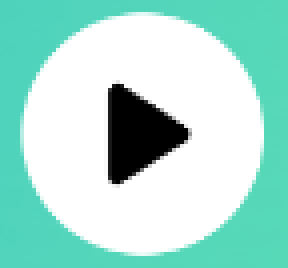
#> input picture Test_img/templates/三星_开始清扫.png, 72 x 67 px (shown 4 times larger)
$ python -i vision.py   (imports and definitions only)
#> lines starting #> are read from the running program, lines starting #| are printed output that depends on the picture
"""视觉定位: SIFT 特征匹配 + 模板特征缓存

模板图是固定文件,特征点只需检测一次;
屏幕截图的特征每次都要算,由调用方传入灰度图。
"""
import os
import threading

import cv2
import numpy as np
from PIL import Image

BASE_DIR = os.path.dirname(os.path.dirname(os.path.abspath(__file__)))
TEMPLATE_DIR = os.path.join(BASE_DIR, "Test_img", "templates")

_sift = None
_lock = threading.Lock()
_tpl_cache = {}  # (路径, mtime) -> (keypoints, descriptors)


def get_sift():
    """SIFT 检测器单例(创建有开销,全进程共享一个)"""
    global _sift
    if _sift is None:
        with _lock:
            if _sift is None:
                _sift = cv2.SIFT_create(
                    contrastThreshold=0.01,
                    edgeThreshold=5,
                    nOctaveLayers=5,
                )
    return _sift


def template_features(template_path):
    """读取模板并检测特征点,按 (路径, mtime) 缓存,模板更新后自动失效"""
#> called with template_path = '../Test_img/templates/三星_开始清扫.png'
    template_path = str(template_path)
    key = (template_path, os.path.getmtime(template_path))
    if key not in _tpl_cache:
        tpl = np.array(Image.open(template_path).convert("L"))
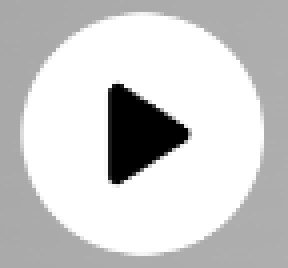
#> tpl: shape (67, 72) (shown 4 times larger); min 0, max 255, mean 204.7
        h, w = tpl.shape
#> h = 67; w = 72
        if w < 100 or h < 100:  # 小模板放大 3x,保证 SIFT 有足够像素
            tpl = cv2.resize(tpl, (w * 3, h * 3), interpolation=cv2.INTER_CUBIC)
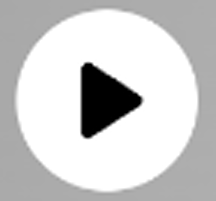
#> tpl: shape (201, 216); min 0, max 255, mean 204.6
        kp, des = get_sift().detectAndCompute(tpl, None)
#> kp = 23 keypoints; strongest (x, y, size): (104, 100, 39), (92, 78, 19.2), (95, 64, 3.2), (119, 79, 4.5)
        # 同一路径的过期缓存清掉,避免换图后无限增长
        for k in [k for k in _tpl_cache if k[0] == template_path and k != key]:
            del _tpl_cache[k]
        _tpl_cache[key] = (kp, des)
    return _tpl_cache[key]


def find_in_gray(screen_gray, template_path, min_matches=4, ratio=0.7, inlier_dist=40):
    """SIFT 特征匹配定位模板,返回中心坐标 (x, y),找不到返回 None

    - 只比图标的特征点(角点/边缘/轮廓),不比背景像素
    - Lowe ratio test 过滤模糊匹配
    - 中位数定位 + 离群点过滤(inlier_dist 像素内),抗重复 UI 假阳性
    """
    kp1, des1 = template_features(template_path)
    if des1 is None or len(des1) < 2:
        return None
    kp2, des2 = get_sift().detectAndCompute(screen_gray, None)
    if des2 is None or len(des2) < 2:
        return None

    bf = cv2.BFMatcher()
    try:
        raw_matches = bf.knnMatch(des1, des2, k=2)
    except cv2.error:
        return None

    good = [m for m, n in raw_matches if m.distance < ratio * n.distance]
    if len(good) < min_matches:
        return None

    pts = np.array([kp2[m.trainIdx].pt for m in good])
    median = np.median(pts, axis=0)
    dists = np.linalg.norm(pts - median, axis=1)
    inliers = pts[dists < inlier_dist]
    if len(inliers) < min_matches:
        return None

    mean = np.mean(inliers, axis=0).astype(int)
    return (int(mean[0]), int(mean[1]))

>>> result = template_features('../Test_img/templates/三星_开始清扫.png')
